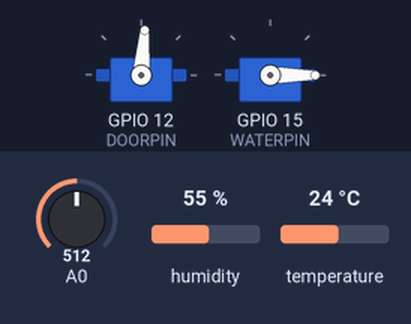
This sketch was run on a simulated ESP8266 (NodeMCU). Shown: 2 × servo. Inputs (shaded band) come from the test bench; at power-on: temperature 24 °C, A0 = 512, humidity 55 %. WiFi joins after 1.5 s; servers stay silent unless stated.

Above: at 3.0 s.
3.1 s: temperature set to 39 °C
7.0 s: temperature set to 42 °C
At 9.4 s:
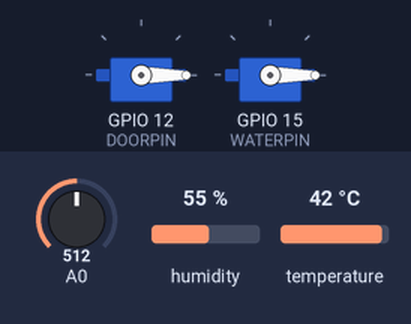
10.3 s: A0 set to 302
12.0 s: A0 set to 280
At 14.0 s:
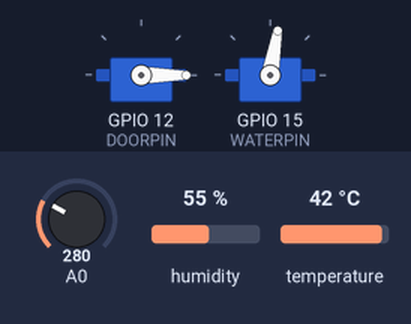
14.3 s: temperature set to 21 °C
16.0 s: temperature set to 18 °C
At 18.7 s:
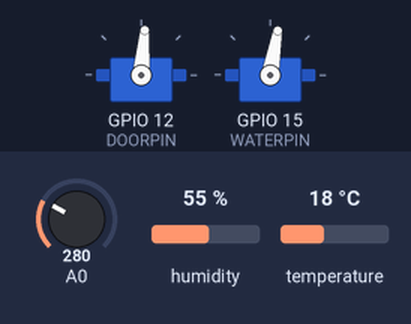
Timing chart, 0 to 20.2 s (numbered marks = the images above; inputs shaded):
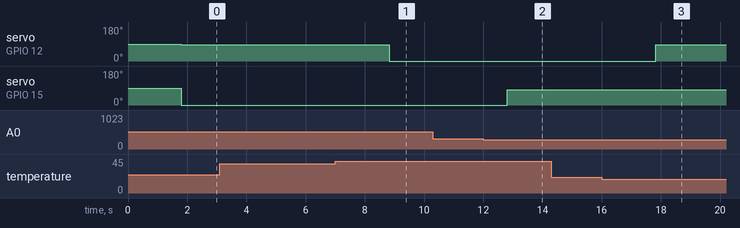

The sketch:

Smart_T.ino
```cpp
// (licence header left out)
/* Comment this out to disable prints and save space */
//**********************************************************
//V6-датчик температуры(t)
//V5-датчик влажности(h)
//V4-датчик увлажнённости земли(val)
//V3-серво-дверь
//V1-серво-вода
//V2-режимы (auto/hand)
//V7-минимальная температура (slider)
//V8-максимальная температура (slider)
//V9-минимальная влажность (slider)
//V10-максимальная влажность(slider)
//**********************************************************
#define BLYNK_PRINT Serial
#include "DHT.h"
#include <Servo.h>
#include <ESP8266WiFi.h>
#include <BlynkSimpleEsp8266.h>

char auth[] = "e4c7710ea10345059dc7ef625557f6dc";
char ssid[] = "Honor";//Dom_ru_TP-Link_8A80
char pass[] = "123321123";//romansolid123


#define DHTPIN 13          // Пин на DHT 11
#define DOORPIN 12         //Пин на серво дверь
#define WATERPIN 15        //Пин на серво воду
#define DHTTYPE DHT11     // DHT 11

Servo servo_DOOR;
Servo servo_WATER;
DHT dht(DHTPIN, DHTTYPE);
BlynkTimer timer;
int analogPin = 0;
float t,min_t=20, max_t=40;
int val,min_val=40,max_val=70;
int AUTO_HAND=1;
int edge_W=0;
int signal_W=LOW;
int edge_D=85;
int signal_D=LOW;
//////////////////////////////////////
void sendSensor()
{
  float h = dht.readHumidity();
   t = dht.readTemperature(); // or dht.readTemperature(true) for Fahrenheit

  if (isnan(h) || isnan(t)) {
    Serial.println("Failed to read from DHT sensor!");
    return;
  }
  // You can send any value at any time.
  // Please don't send more that 10 values per second.
  Blynk.virtualWrite(V5, h);
  Blynk.virtualWrite(V6, t);
}
void Vlag ()
{
    val = analogRead(analogPin);
    val = map(val,1023,0,0,100);
    Blynk.virtualWrite(V4, val);
}
void WaterVlag()
{
  if(val>max_val)
 {
  Blynk.virtualWrite (V1, HIGH);
  servo_WATER.write(80);
  edge_W=80;
  signal_W=HIGH;
 }
 else if(val<min_val)
 {
  Blynk.virtualWrite (V1, LOW);
  servo_WATER.write(0);
  edge_W=0;
  signal_W=LOW;
 }
 else
 {
  Blynk.virtualWrite (V1, signal_W);
  //servo_WATER.write(edge_W);
 }
}
void DverTem ()
{
  if(t>max_t)
 {
  Blynk.virtualWrite (V3, HIGH);
  servo_DOOR.write(0);
  edge_D=0;
  signal_D=HIGH;
 }
 else if(t<min_t)
 {
  Blynk.virtualWrite (V3, LOW);
  servo_DOOR.write(85);
  edge_D=85;
  signal_D=LOW;
 }
  else
 {
  Blynk.virtualWrite (V3, signal_D);
 // servo_DOOR.write(edge_D);
 }
}

///////////////////////////////////////////////////////////
BLYNK_WRITE(V1)
{
  if(!AUTO_HAND)
  {
  if(param.asInt()==0)
  {
     servo_WATER.write(0);
     signal_W=LOW;
  }
  else
  {
     servo_WATER.write(80);
     signal_W=HIGH;
  }
  }
}
BLYNK_WRITE(V7)
{
  min_t=param.asInt();
}
BLYNK_WRITE(V8)
{
  max_t=param.asInt();
}
BLYNK_WRITE(V9)
{
  min_val=param.asInt();
}
BLYNK_WRITE(V10)
{
  max_val=param.asInt();
}
BLYNK_WRITE(V3)
{
  if(!AUTO_HAND)
  {
  if(param.asInt()==0)
  {
     servo_DOOR.write(85);
     signal_D=LOW;
  }
  else
  {
     servo_DOOR.write(0);
     signal_D=HIGH;
  }
  }
}
BLYNK_WRITE(V2)
{
  if(param.asInt()==0)
    AUTO_HAND=1;
  else
    AUTO_HAND=0;
}
//////////////////////////////////////////////////
void setup()
{
  // Debug console
  Serial.begin(9600);
  Blynk.begin(auth,ssid,pass);
  dht.begin();
  servo_DOOR.attach(DOORPIN);
  servo_WATER.attach(WATERPIN);
  // Setup a function to be called every second
  timer.setInterval(1000L, sendSensor);
  timer.setInterval(1000L, Vlag);
  Blynk.virtualWrite(V7, min_t);/////|установка изначальных показателей
  Blynk.virtualWrite(V8, max_t);/////|влажности и температуры
  Blynk.virtualWrite(V9, min_val);///|
  Blynk.virtualWrite(V10, max_val);//|
}
void loop()
{
  Blynk.run();
  timer.run();
  if(AUTO_HAND)
  {
    DverTem();
    WaterVlag();
  }
}
```

Measured:
- the behaviour switches between 40 and 41 °C on temperature (found by bisection; images 0 and 1)
- the behaviour switches between 292 and 291 on A0 (found by bisection; images 1 and 2)
- the behaviour switches between 20 and 19 °C on temperature (found by bisection; images 2 and 3)
- after the input at 3.1 s, every drawn part: stays the same
- after the input at 7.0 s, servo on GPIO 12 (DOORPIN): 85° → 0° after 1.8 s
- after the input at 10.3 s, every drawn part: stays the same
- after the input at 12.0 s, servo on GPIO 15 (WATERPIN): 0° → 80° after 0.81 s
- after the input at 14.3 s, every drawn part: stays the same
- after the input at 16.0 s, servo on GPIO 12 (DOORPIN): 0° → 85° after 1.8 s
